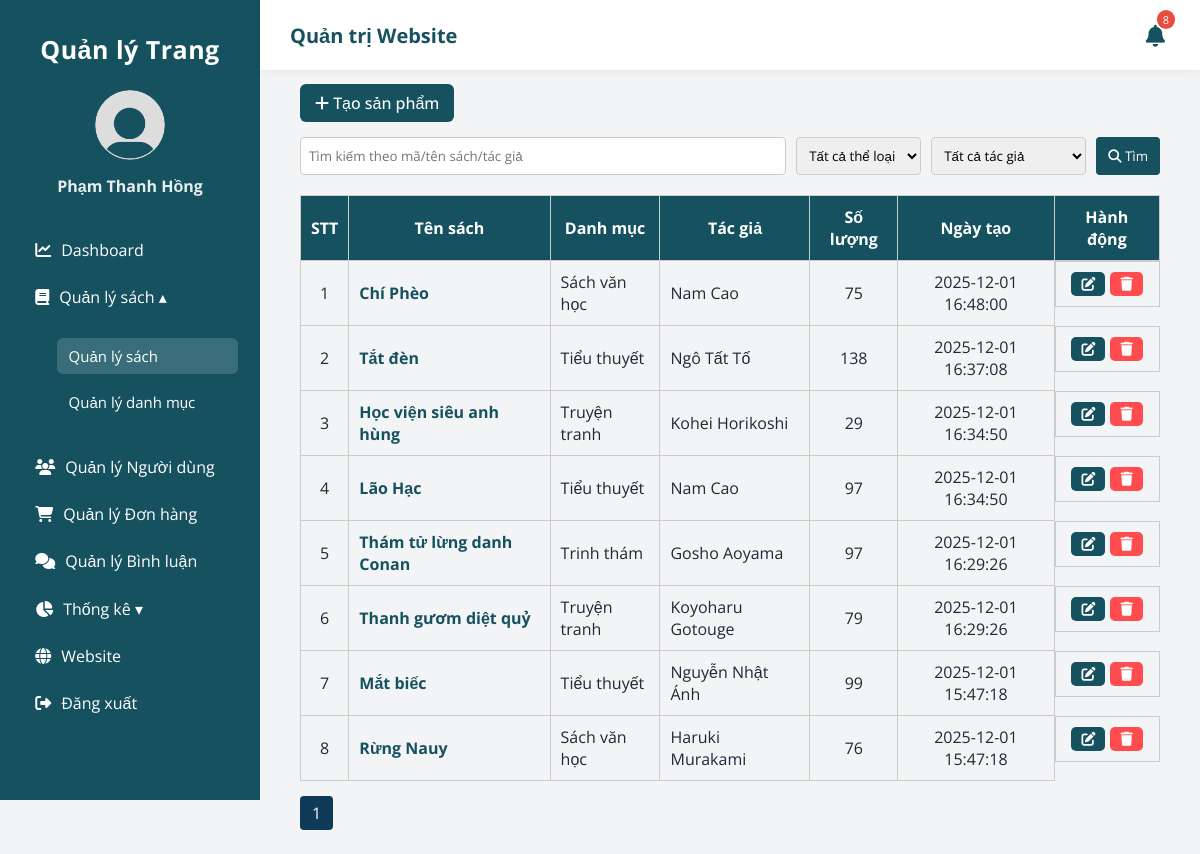
/admin_bookmanagement.php (signed in), run on the app's committed database.
### tables this page shows
CREATE TABLE `books` (
  `book_id` int(11) NOT NULL,
  `title` varchar(255) NOT NULL,
  `slug` varchar(255) DEFAULT NULL,
  `description` text NOT NULL,
  `publish_year` year(4) NOT NULL,
  `pages` int(11) NOT NULL,
  `weight` int(11) NOT NULL,
  `cover_type` enum('hard','soft','','') NOT NULL,
  `price` decimal(10,2) NOT NULL,
  `discounted_price` decimal(10,2) NOT NULL,
  `stock_quantity` int(11) NOT NULL,
  `category_id` int(11) NOT NULL,
  `publisher_id` int(11) NOT NULL,
  `created_at` datetime NOT NULL DEFAULT current_timestamp(),
  `updated_at` datetime NOT NULL DEFAULT current_timestamp() ON UPDATE current_timestamp(),
  `status` enum('active','hidden','','') NOT NULL
);

CREATE TABLE `categories` (
  `category_id` int(11) NOT NULL,
  `name` varchar(255) NOT NULL,
  `parent_id` int(11) DEFAULT NULL
);

### admin_bookmanagement.php (the view, shortened to what this page needs)
<?php
include 'connect.php';
$search = $_GET['search'] ?? '';
$limit = 20;
$page = isset($_GET['page']) ? max(1, (int)$_GET['page']) : 1;
$offset = ($page - 1) * $limit;
$where = "WHERE 1";
$total_sql = "SELECT COUNT(DISTINCT b.book_id) AS total
              FROM books b
              LEFT JOIN book_authors ba ON b.book_id = ba.book_id
              LEFT JOIN authors a ON ba.author_id = a.author_id
              $where";
$totalResult = $ocon->query($total_sql);
$totalRow = $totalResult->fetch_assoc();
$totalBooks = $totalRow['total'];
$totalPages = ceil($totalBooks / $limit);
$sql = "SELECT b.book_id, b.title, b.stock_quantity, b.created_at, c.name AS category_name,
        GROUP_CONCAT(a.name SEPARATOR ', ') AS authors
        FROM books b
        LEFT JOIN categories c ON b.category_id = c.category_id
        LEFT JOIN book_authors ba ON b.book_id = ba.book_id
        LEFT JOIN authors a ON ba.author_id = a.author_id
        $where
        GROUP BY b.book_id
        ORDER BY b.created_at DESC
        LIMIT $limit OFFSET $offset";
$result = $ocon->query($sql);
?>
<!DOCTYPE html>
<html lang="vi">
<head>
    <link rel="stylesheet" href="CSS/admin.css">
    <link rel="stylesheet" href="CSS/book_management.css">
    <link rel="stylesheet" href="https://cdnjs.cloudflare.com/ajax/libs/font-awesome/6.4.0/css/all.min.css">
</head>
<body>
    <?php include 'admin_header.php'; ?>
<?php include 'admin_nav.php'; ?>
<main class="book-management">
<h2>Quản lý sách</h2>
<div class="book-actions">
    <a href="add_book.php" class="btn-create"><i class="fa fa-plus"></i> Tạo sản phẩm</a>
</div>
<form class="book-filter-form" method="get" action="">
    <input type="text" name="search" placeholder="Tìm kiếm theo mã/tên sách/tác giả" value="<?= htmlspecialchars($search) ?>">
    <select name="category">
        <option value="">Tất cả thể loại</option>
    </select>
    <select name="author">
        <option value="">Tất cả tác giả</option>
    </select>
    <button type="submit"><i class="fa fa-search"></i> Tìm</button>
</form>
<div class="book-list">
<table>
    <thead>
        <tr>
            <th>STT</th>
            <th>Tên sách</th>
            <th>Danh mục</th>
            <th>Tác giả</th>
            <th>Số lượng</th>
            <th>Ngày tạo</th>
            <th>Hành động</th>
        </tr>
    </thead>
    <tbody>
<?php
if($result->num_rows > 0){
    $stt = $offset + 1;
    while($row = $result->fetch_assoc()){
        echo "<tr id='book-".$row['book_id']."'>";
        echo "<td style='text-align:center;'>".$stt++."</td>";
        echo "<td><a class='book-link' href='edit_book.php?book_id=".$row['book_id']."'>".$row['title']."</a></td>";
        echo "<td>".$row['category_name']."</td>";
        echo "<td>".$row['authors']."</td>";
        echo "<td style='text-align:center;'>".$row['stock_quantity']."</td>";
        echo "<td style='text-align:center;'>".$row['created_at']."</td>";
        echo "<td class='action-buttons'>";
        echo "<a href='edit_book.php?book_id=".$row['book_id']."' class='btn-edit'><i class='fa fa-edit'></i></a>";
        echo "<a href='javascript:void(0);' data-id='".$row['book_id']."' class='btn-delete'><i class='fa fa-trash'></i></a>";
        echo "</td>";
        echo "</tr>";
    }
} else {
    echo "<tr><td colspan='7' style='text-align:center;'>Không tìm thấy sách nào</td></tr>";
}
?>
    </tbody>
</table>
<div class="pagination">
    <?php for($i=1; $i<=$totalPages; $i++): ?>
        <?php
        $query = $_GET;
        $query['page'] = $i;
        $url = "?".http_build_query($query);
        ?>
        <a href="<?= $url ?>" class="<?= ($i==$page)?'active':'' ?>"><?= $i ?></a>
    <?php endfor; ?>
</div>
</div>
</main>
</body>
</html>

### CSS/admin.css (style rules this page uses)
:root { --primary: #195b6d; --accent: #538297; --orange: #F59E0B; --bg: #f3f4f6; --dark: #1f2937; --white: #ffffff; --text: #1F2937; --radius: 16px; }
* { margin: 0; padding: 0; box-sizing: border-box; font-family: 'Open Sans', sans-serif; }
body { display: flex; min-height: 100vh; background: var(--bg); color: var(--text); }
main { flex: 1; padding: 1.5rem 2.5rem; }

### CSS/book_management.css (style rules this page uses)
table { width: 100%; border-collapse: collapse; }
th, td { padding: 10px; border: 1px solid #ccc; }
th { background: #16515fff; color: #fff; }
a.book-link { color: #16515fff; text-decoration: none; font-weight: bold; }
.book-filter-form { display: flex; gap: 10px; margin-bottom: 20px; flex-wrap: wrap; }
.book-filter-form input[type="text"] { flex: 1; padding: 8px; border: 1px solid #ccc; border-radius: 4px; }
.book-filter-form select { padding: 8px; border: 1px solid #ccc; border-radius: 4px; }
.book-filter-form button { padding: 8px 12px; border: none; background-color: #16515fff; color: #fff; border-radius: 4px; cursor: pointer; }
.book-list table { width: 100%; border-collapse: collapse; }
.book-list th, .book-list td { padding: 10px; border: 1px solid #ccc; text-align: left; }
.book-list th { background-color: #16515fff; color: #fff; }
.book-link { color: #16515fff; text-decoration: none; font-weight: bold; }
.book-actions { margin-bottom: 15px; }
.btn-create { display: inline-block; padding: 8px 15px; background-color: #16515fff; color: #fff; text-decoration: none; border-radius: 6px; font-weight: 500; transition: 0.3s; }
.book-management h2 { font-size: 28px; font-weight: bold; color: #16515fff; margin-bottom: 15px; border-bottom: 2px solid #16515fff; padding-bottom: 5px; }
.pagination { margin-top: 15px; display: flex; gap: 5px; }
.pagination a { padding: 6px 12px; background: #16515fff; color: #fff; text-decoration: none; border-radius: 4px; transition: 0.3s; }
.pagination a.active { background: #0f3b59ff; }
.btn-delete { padding: 5px 10px; background-color: #ff4d4f; color: #fff; border: none; border-radius: 5px; cursor: pointer; font-size: 14px; transition: 0.3s; }
.action-buttons { display: flex; gap: 5px; justify-content: center; }
.btn-edit, .btn-delete { padding: 5px 10px; border-radius: 5px; font-size: 14px; text-decoration: none; color: #fff; transition: 0.3s; cursor: pointer; display: inline-flex; align-items: center; gap: 3px; }
.btn-edit { background-color: #16515f; }
.btn-delete { background-color: #ff4d4f; }
.book-list table th { text-align: center; padding: 10px; }

### data on the page
books: title "Chí Phèo", category.name "Sách văn học", authors "Nam Cao", stock_quantity "75", created_at "2025-12-01 16:48:00"
books: title "Tắt đèn", category.name "Tiểu thuyết", authors "Ngô Tất Tố", stock_quantity "138", created_at "2025-12-01 16:37:08"
books: title "Học viện siêu anh hùng", category.name "Truyện tranh", authors "Kohei Horikoshi", stock_quantity "29", created_at "2025-12-01 16:34:50"
books: title "Lão Hạc", category.name "Tiểu thuyết", authors "Nam Cao", stock_quantity "97", created_at "2025-12-01 16:34:50"
books: title "Thám tử lừng danh Conan", category.name "Trinh thám", authors "Gosho Aoyama", stock_quantity "97", created_at "2025-12-01 16:29:26"
books: title "Thanh gươm diệt quỷ", category.name "Truyện tranh", authors "Koyoharu Gotouge", stock_quantity "79", created_at "2025-12-01 16:29:26"
books: title "Mắt biếc", category.name "Tiểu thuyết", authors "Nguyễn Nhật Ánh", stock_quantity "99", created_at "2025-12-01 15:47:18"
books: title "Rừng Nauy", category.name "Sách văn học", authors "Haruki Murakami", stock_quantity "76", created_at "2025-12-01 15:47:18"

### other printed values
$notify_count "8"
$admin_name "Phạm Thanh Hồng"
